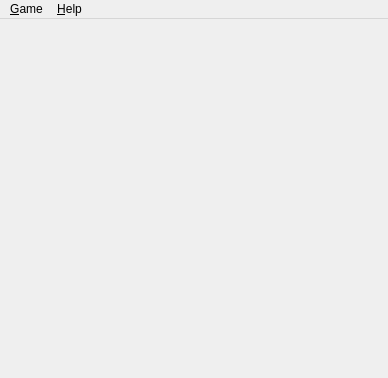
<?xml version="1.0" encoding="UTF-8"?>
<ui version="4.0">
 <class>MainWindow</class>
 <widget class="QMainWindow" name="MainWindow">
  <property name="enabled">
   <bool>true</bool>
  </property>
  <property name="geometry">
   <rect>
    <x>0</x>
    <y>0</y>
    <width>388</width>
    <height>378</height>
   </rect>
  </property>
  <property name="windowTitle">
   <string>KBang Client</string>
  </property>
  <property name="windowIcon">
   <iconset resource="resources/client.qrc">
    <normaloff>:/icons/kbang.png</normaloff>:/icons/kbang.png</iconset>
  </property>
  <property name="autoFillBackground">
   <bool>false</bool>
  </property>
  <property name="styleSheet">
   <string>#mp_centralWidget {
	background-image: url(&quot;data/gfx/misc/bang-artwork.png&quot;);
	background-position: center center;
	background-repeat: no-repeat;

}</string>
  </property>
  <widget class="QWidget" name="mp_centralWidget">
   <property name="autoFillBackground">
    <bool>false</bool>
   </property>
   <property name="styleSheet">
    <string notr="true"/>
   </property>
   <layout class="QGridLayout" name="gridLayout">
    <property name="spacing">
     <number>0</number>
    </property>
    <item row="0" column="0">
     <layout class="QHBoxLayout" name="horizontalLayout_5">
      <property name="spacing">
       <number>0</number>
      </property>
      <item>
       <spacer name="horizontalSpacer_6">
        <property name="orientation">
         <enum>Qt::Horizontal</enum>
        </property>
        <property name="sizeType">
         <enum>QSizePolicy::Preferred</enum>
        </property>
        <property name="sizeHint" stdset="0">
         <size>
          <width>15</width>
          <height>15</height>
         </size>
        </property>
       </spacer>
      </item>
      <item>
       <layout class="QVBoxLayout" name="verticalLayout_5">
        <property name="spacing">
         <number>0</number>
        </property>
        <item>
         <spacer name="verticalSpacer_5">
          <property name="orientation">
           <enum>Qt::Vertical</enum>
          </property>
          <property name="sizeType">
           <enum>QSizePolicy::Preferred</enum>
          </property>
          <property name="sizeHint" stdset="0">
           <size>
            <width>15</width>
            <height>10</height>
           </size>
          </property>
         </spacer>
        </item>
        <item>
         <widget class="client::OpponentWidget" name="mp_opponent2" native="true">
          <property name="sizePolicy">
           <sizepolicy hsizetype="Fixed" vsizetype="Fixed">
            <horstretch>0</horstretch>
            <verstretch>0</verstretch>
           </sizepolicy>
          </property>
          <property name="minimumSize">
           <size>
            <width>0</width>
            <height>0</height>
           </size>
          </property>
         </widget>
        </item>
       </layout>
      </item>
     </layout>
    </item>
    <item row="0" column="1">
     <layout class="QHBoxLayout" name="horizontalLayout_6">
      <property name="spacing">
       <number>0</number>
      </property>
      <item>
       <spacer name="horizontalSpacer_7">
        <property name="orientation">
         <enum>Qt::Horizontal</enum>
        </property>
        <property name="sizeType">
         <enum>QSizePolicy::Preferred</enum>
        </property>
        <property name="sizeHint" stdset="0">
         <size>
          <width>10</width>
          <height>15</height>
         </size>
        </property>
       </spacer>
      </item>
      <item>
       <layout class="QVBoxLayout" name="verticalLayout_6">
        <property name="spacing">
         <number>0</number>
        </property>
        <item>
         <widget class="client::OpponentWidget" name="mp_opponent3" native="true">
          <property name="sizePolicy">
           <sizepolicy hsizetype="Fixed" vsizetype="Fixed">
            <horstretch>0</horstretch>
            <verstretch>0</verstretch>
           </sizepolicy>
          </property>
          <property name="minimumSize">
           <size>
            <width>0</width>
            <height>0</height>
           </size>
          </property>
         </widget>
        </item>
        <item>
         <spacer name="verticalSpacer_6">
          <property name="orientation">
           <enum>Qt::Vertical</enum>
          </property>
          <property name="sizeType">
           <enum>QSizePolicy::Expanding</enum>
          </property>
          <property name="sizeHint" stdset="0">
           <size>
            <width>15</width>
            <height>10</height>
           </size>
          </property>
         </spacer>
        </item>
       </layout>
      </item>
     </layout>
    </item>
    <item row="0" column="2">
     <spacer name="horizontalSpacer_9">
      <property name="orientation">
       <enum>Qt::Horizontal</enum>
      </property>
      <property name="sizeType">
       <enum>QSizePolicy::Maximum</enum>
      </property>
      <property name="sizeHint" stdset="0">
       <size>
        <width>50</width>
        <height>20</height>
       </size>
      </property>
     </spacer>
    </item>
    <item row="0" column="3">
     <layout class="QHBoxLayout" name="horizontalLayout_7">
      <item>
       <layout class="QVBoxLayout" name="verticalLayout_7">
        <item>
         <widget class="client::OpponentWidget" name="mp_opponent4" native="true">
          <property name="sizePolicy">
           <sizepolicy hsizetype="Fixed" vsizetype="Fixed">
            <horstretch>0</horstretch>
            <verstretch>0</verstretch>
           </sizepolicy>
          </property>
          <property name="minimumSize">
           <size>
            <width>0</width>
            <height>0</height>
           </size>
          </property>
         </widget>
        </item>
        <item>
         <spacer name="verticalSpacer_7">
          <property name="orientation">
           <enum>Qt::Vertical</enum>
          </property>
          <property name="sizeType">
           <enum>QSizePolicy::Expanding</enum>
          </property>
          <property name="sizeHint" stdset="0">
           <size>
            <width>15</width>
            <height>10</height>
           </size>
          </property>
         </spacer>
        </item>
       </layout>
      </item>
      <item>
       <spacer name="horizontalSpacer_8">
        <property name="orientation">
         <enum>Qt::Horizontal</enum>
        </property>
        <property name="sizeType">
         <enum>QSizePolicy::Preferred</enum>
        </property>
        <property name="sizeHint" stdset="0">
         <size>
          <width>10</width>
          <height>15</height>
         </size>
        </property>
       </spacer>
      </item>
     </layout>
    </item>
    <item row="0" column="4">
     <layout class="QHBoxLayout" name="horizontalLayout_4">
      <property name="spacing">
       <number>0</number>
      </property>
      <item>
       <layout class="QVBoxLayout" name="verticalLayout_4">
        <property name="spacing">
         <number>0</number>
        </property>
        <item>
         <spacer name="verticalSpacer_4">
          <property name="orientation">
           <enum>Qt::Vertical</enum>
          </property>
          <property name="sizeType">
           <enum>QSizePolicy::Minimum</enum>
          </property>
          <property name="sizeHint" stdset="0">
           <size>
            <width>15</width>
            <height>10</height>
           </size>
          </property>
         </spacer>
        </item>
        <item>
         <widget class="client::OpponentWidget" name="mp_opponent5" native="true">
          <property name="sizePolicy">
           <sizepolicy hsizetype="Fixed" vsizetype="Fixed">
            <horstretch>0</horstretch>
            <verstretch>0</verstretch>
           </sizepolicy>
          </property>
          <property name="minimumSize">
           <size>
            <width>0</width>
            <height>0</height>
           </size>
          </property>
         </widget>
        </item>
       </layout>
      </item>
      <item>
       <spacer name="horizontalSpacer_5">
        <property name="orientation">
         <enum>Qt::Horizontal</enum>
        </property>
        <property name="sizeType">
         <enum>QSizePolicy::Preferred</enum>
        </property>
        <property name="sizeHint" stdset="0">
         <size>
          <width>15</width>
          <height>15</height>
         </size>
        </property>
       </spacer>
      </item>
     </layout>
    </item>
    <item row="1" column="0">
     <layout class="QHBoxLayout" name="horizontalLayout_3">
      <item>
       <layout class="QVBoxLayout" name="verticalLayout_9">
        <item>
         <spacer name="verticalSpacer_9">
          <property name="orientation">
           <enum>Qt::Vertical</enum>
          </property>
          <property name="sizeType">
           <enum>QSizePolicy::Expanding</enum>
          </property>
          <property name="sizeHint" stdset="0">
           <size>
            <width>15</width>
            <height>2</height>
           </size>
          </property>
         </spacer>
        </item>
        <item>
         <widget class="client::OpponentWidget" name="mp_opponent1" native="true">
          <property name="sizePolicy">
           <sizepolicy hsizetype="Fixed" vsizetype="Fixed">
            <horstretch>0</horstretch>
            <verstretch>0</verstretch>
           </sizepolicy>
          </property>
         </widget>
        </item>
        <item>
         <spacer name="verticalSpacer_11">
          <property name="orientation">
           <enum>Qt::Vertical</enum>
          </property>
          <property name="sizeHint" stdset="0">
           <size>
            <width>15</width>
            <height>2</height>
           </size>
          </property>
         </spacer>
        </item>
       </layout>
      </item>
      <item>
       <spacer name="horizontalSpacer_4">
        <property name="orientation">
         <enum>Qt::Horizontal</enum>
        </property>
        <property name="sizeType">
         <enum>QSizePolicy::Preferred</enum>
        </property>
        <property name="sizeHint" stdset="0">
         <size>
          <width>50</width>
          <height>15</height>
         </size>
        </property>
       </spacer>
      </item>
     </layout>
    </item>
    <item row="1" column="1" colspan="3">
     <layout class="QVBoxLayout" name="verticalLayout_10">
      <property name="spacing">
       <number>0</number>
      </property>
      <item>
       <widget class="QWidget" name="mp_middleWidget" native="true">
        <property name="sizePolicy">
         <sizepolicy hsizetype="Preferred" vsizetype="Preferred">
          <horstretch>0</horstretch>
          <verstretch>0</verstretch>
         </sizepolicy>
        </property>
       </widget>
      </item>
      <item>
       <spacer name="verticalSpacer_10">
        <property name="orientation">
         <enum>Qt::Vertical</enum>
        </property>
        <property name="sizeType">
         <enum>QSizePolicy::Minimum</enum>
        </property>
        <property name="sizeHint" stdset="0">
         <size>
          <width>15</width>
          <height>15</height>
         </size>
        </property>
       </spacer>
      </item>
     </layout>
    </item>
    <item row="1" column="4">
     <layout class="QHBoxLayout" name="horizontalLayout_2">
      <property name="spacing">
       <number>0</number>
      </property>
      <item>
       <spacer name="horizontalSpacer_3">
        <property name="orientation">
         <enum>Qt::Horizontal</enum>
        </property>
        <property name="sizeType">
         <enum>QSizePolicy::Preferred</enum>
        </property>
        <property name="sizeHint" stdset="0">
         <size>
          <width>50</width>
          <height>15</height>
         </size>
        </property>
       </spacer>
      </item>
      <item>
       <layout class="QVBoxLayout" name="verticalLayout_8">
        <property name="spacing">
         <number>0</number>
        </property>
        <item>
         <spacer name="verticalSpacer_8">
          <property name="orientation">
           <enum>Qt::Vertical</enum>
          </property>
          <property name="sizeType">
           <enum>QSizePolicy::Expanding</enum>
          </property>
          <property name="sizeHint" stdset="0">
           <size>
            <width>15</width>
            <height>2</height>
           </size>
          </property>
         </spacer>
        </item>
        <item>
         <widget class="client::OpponentWidget" name="mp_opponent6" native="true">
          <property name="sizePolicy">
           <sizepolicy hsizetype="Fixed" vsizetype="Fixed">
            <horstretch>0</horstretch>
            <verstretch>0</verstretch>
           </sizepolicy>
          </property>
          <property name="minimumSize">
           <size>
            <width>0</width>
            <height>0</height>
           </size>
          </property>
         </widget>
        </item>
        <item>
         <spacer name="verticalSpacer_12">
          <property name="orientation">
           <enum>Qt::Vertical</enum>
          </property>
          <property name="sizeHint" stdset="0">
           <size>
            <width>15</width>
            <height>2</height>
           </size>
          </property>
         </spacer>
        </item>
       </layout>
      </item>
     </layout>
    </item>
    <item row="2" column="0" colspan="5">
     <layout class="QHBoxLayout" name="horizontalLayout_8">
      <property name="spacing">
       <number>0</number>
      </property>
      <item>
       <layout class="QVBoxLayout" name="verticalLayout_2">
        <property name="spacing">
         <number>0</number>
        </property>
        <item>
         <spacer name="verticalSpacer">
          <property name="orientation">
           <enum>Qt::Vertical</enum>
          </property>
          <property name="sizeType">
           <enum>QSizePolicy::Minimum</enum>
          </property>
          <property name="sizeHint" stdset="0">
           <size>
            <width>15</width>
            <height>5</height>
           </size>
          </property>
         </spacer>
        </item>
        <item>
         <widget class="client::ChatWidget" name="mp_chatWidget" native="true">
          <property name="sizePolicy">
           <sizepolicy hsizetype="Expanding" vsizetype="Fixed">
            <horstretch>0</horstretch>
            <verstretch>0</verstretch>
           </sizepolicy>
          </property>
         </widget>
        </item>
       </layout>
      </item>
      <item>
       <layout class="QVBoxLayout" name="verticalLayout_11">
        <property name="spacing">
         <number>0</number>
        </property>
        <item>
         <layout class="QHBoxLayout" name="horizontalLayout">
          <property name="spacing">
           <number>0</number>
          </property>
          <item>
           <spacer name="horizontalSpacer">
            <property name="orientation">
             <enum>Qt::Horizontal</enum>
            </property>
            <property name="sizeType">
             <enum>QSizePolicy::Minimum</enum>
            </property>
            <property name="sizeHint" stdset="0">
             <size>
              <width>30</width>
              <height>237</height>
             </size>
            </property>
           </spacer>
          </item>
          <item>
           <widget class="client::LocalPlayerWidget" name="mp_localPlayerWidget" native="true">
            <property name="sizePolicy">
             <sizepolicy hsizetype="Fixed" vsizetype="Fixed">
              <horstretch>0</horstretch>
              <verstretch>0</verstretch>
             </sizepolicy>
            </property>
            <property name="minimumSize">
             <size>
              <width>0</width>
              <height>0</height>
             </size>
            </property>
           </widget>
          </item>
          <item>
           <spacer name="horizontalSpacer_2">
            <property name="orientation">
             <enum>Qt::Horizontal</enum>
            </property>
            <property name="sizeType">
             <enum>QSizePolicy::Minimum</enum>
            </property>
            <property name="sizeHint" stdset="0">
             <size>
              <width>30</width>
              <height>237</height>
             </size>
            </property>
           </spacer>
          </item>
         </layout>
        </item>
        <item>
         <spacer name="verticalSpacer_2">
          <property name="orientation">
           <enum>Qt::Vertical</enum>
          </property>
          <property name="sizeType">
           <enum>QSizePolicy::Minimum</enum>
          </property>
          <property name="sizeHint" stdset="0">
           <size>
            <width>10</width>
            <height>0</height>
           </size>
          </property>
         </spacer>
        </item>
        <item>
         <widget class="QLabel" name="mp_statusLabel">
          <property name="sizePolicy">
           <sizepolicy hsizetype="Expanding" vsizetype="Fixed">
            <horstretch>0</horstretch>
            <verstretch>0</verstretch>
           </sizepolicy>
          </property>
          <property name="font">
           <font>
            <pointsize>10</pointsize>
           </font>
          </property>
          <property name="text">
           <string/>
          </property>
          <property name="alignment">
           <set>Qt::AlignCenter</set>
          </property>
         </widget>
        </item>
       </layout>
      </item>
      <item>
       <layout class="QVBoxLayout" name="verticalLayout">
        <property name="spacing">
         <number>0</number>
        </property>
        <item>
         <spacer name="verticalSpacer_3">
          <property name="orientation">
           <enum>Qt::Vertical</enum>
          </property>
          <property name="sizeType">
           <enum>QSizePolicy::Minimum</enum>
          </property>
          <property name="sizeHint" stdset="0">
           <size>
            <width>15</width>
            <height>5</height>
           </size>
          </property>
         </spacer>
        </item>
        <item>
         <widget class="client::LogWidget" name="mp_logWidget" native="true">
          <property name="sizePolicy">
           <sizepolicy hsizetype="Expanding" vsizetype="Fixed">
            <horstretch>0</horstretch>
            <verstretch>0</verstretch>
           </sizepolicy>
          </property>
         </widget>
        </item>
       </layout>
      </item>
     </layout>
    </item>
   </layout>
  </widget>
  <widget class="QMenuBar" name="menubar">
   <property name="geometry">
    <rect>
     <x>0</x>
     <y>0</y>
     <width>388</width>
     <height>21</height>
    </rect>
   </property>
   <property name="autoFillBackground">
    <bool>false</bool>
   </property>
   <widget class="QMenu" name="menuGame">
    <property name="title">
     <string>&amp;Game</string>
    </property>
    <addaction name="mp_actionConnectToServer"/>
    <addaction name="mp_actionDisconnectFromServer"/>
    <addaction name="separator"/>
    <addaction name="actionCreateGame"/>
    <addaction name="mp_actionJoinGame"/>
    <addaction name="mp_actionLeaveGame"/>
    <addaction name="mp_actionExit"/>
   </widget>
   <widget class="QMenu" name="menuHelp">
    <property name="title">
     <string>&amp;Help</string>
    </property>
    <addaction name="mp_actionAbout"/>
   </widget>
   <addaction name="menuGame"/>
   <addaction name="menuHelp"/>
  </widget>
  <action name="mp_actionConnectToServer">
   <property name="icon">
    <iconset resource="resources/client.qrc">
     <normaloff>:/icons/connect.png</normaloff>:/icons/connect.png</iconset>
   </property>
   <property name="text">
    <string>&amp;Connect to Server</string>
   </property>
  </action>
  <action name="mp_actionExit">
   <property name="text">
    <string>&amp;Exit</string>
   </property>
  </action>
  <action name="mp_actionDisconnectFromServer">
   <property name="icon">
    <iconset resource="resources/client.qrc">
     <normaloff>:/icons/disconnect.png</normaloff>:/icons/disconnect.png</iconset>
   </property>
   <property name="text">
    <string>&amp;Disconnect from Server</string>
   </property>
  </action>
  <action name="mp_actionJoinGame">
   <property name="text">
    <string>&amp;Join Game</string>
   </property>
  </action>
  <action name="mp_actionLeaveGame">
   <property name="text">
    <string>&amp;Leave Game</string>
   </property>
   <property name="shortcut">
    <string>F12</string>
   </property>
  </action>
  <action name="actionCreateGame">
   <property name="text">
    <string>C&amp;reate Game</string>
   </property>
   <property name="shortcut">
    <string>F2</string>
   </property>
   <property name="shortcutContext">
    <enum>Qt::WindowShortcut</enum>
   </property>
  </action>
  <action name="mp_actionAbout">
   <property name="text">
    <string>&amp;About KBang</string>
   </property>
  </action>
 </widget>
 <customwidgets>
  <customwidget>
   <class>client::OpponentWidget</class>
   <extends>QWidget</extends>
   <header>opponentwidget.h</header>
   <container>1</container>
  </customwidget>
  <customwidget>
   <class>client::ChatWidget</class>
   <extends>QWidget</extends>
   <header>chatwidget.h</header>
   <container>1</container>
  </customwidget>
  <customwidget>
   <class>client::LogWidget</class>
   <extends>QWidget</extends>
   <header>logwidget.h</header>
   <container>1</container>
  </customwidget>
  <customwidget>
   <class>client::LocalPlayerWidget</class>
   <extends>QWidget</extends>
   <header>localplayerwidget.h</header>
   <container>1</container>
  </customwidget>
 </customwidgets>
 <resources>
  <include location="resources/client.qrc"/>
 </resources>
 <connections>
  <connection>
   <sender>mp_actionExit</sender>
   <signal>triggered()</signal>
   <receiver>MainWindow</receiver>
   <slot>close()</slot>
   <hints>
    <hint type="sourcelabel">
     <x>-1</x>
     <y>-1</y>
    </hint>
    <hint type="destinationlabel">
     <x>399</x>
     <y>328</y>
    </hint>
   </hints>
  </connection>
 </connections>
</ui>
